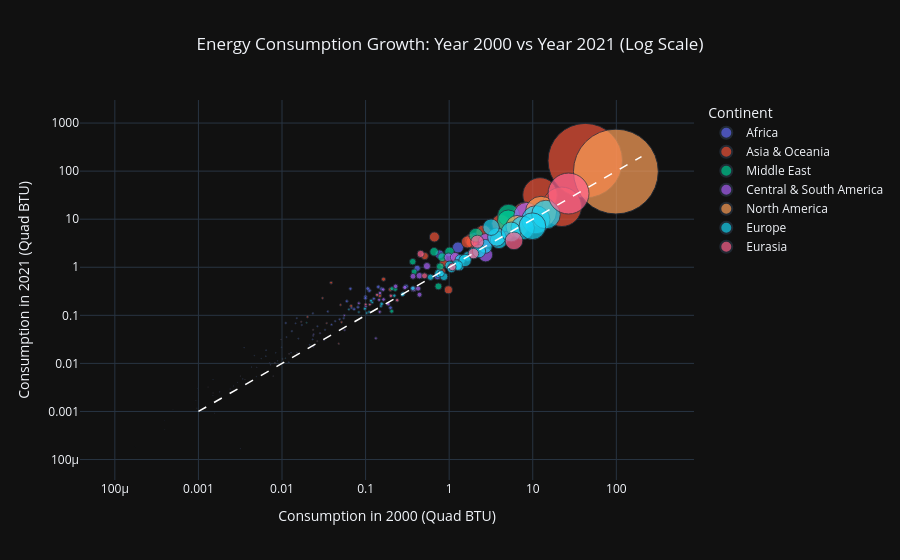

Notebook code cell kept with this figure:
### Code cell
df['Total_Consumption'] = df[years].sum(axis=1)
df_filtered = df[(df['2000'] > 0) & (df['2021'] > 0)]
fig_scatter = px.scatter(df_filtered, 
                         x='2000', 
                         y='2021',
                         size='Total_Consumption', 
                         color='Continent',
                         hover_name='Country',
                         log_x=True, 
                         log_y=True,
                         title='Energy Consumption Growth: Year 2000 vs Year 2021 (Log Scale)',
                         labels={'2000': 'Consumption in 2000 (Quad BTU)', 
                                 '2021': 'Consumption in 2021 (Quad BTU)'},
                         size_max=60,
                         template='plotly_dark')
fig_scatter.add_shape(type="line",
                      x0=0.001, y0=0.001, x1=200, y1=200,
                      line=dict(color="White", width=1.5, dash="dash"))

fig_scatter.update_layout(title_x=0.5)
fig_scatter.show()

### Figure 1 — Plotly figure (JSON) as saved in the notebook; plotly's stock layout.template omitted (floating-point values rounded to 4 significant figures)
{"data": [{"hovertemplate": "<b>%{hovertext}</b><br><br>Continent=Africa<br>Consumption in 2000 (Quad BTU)=%{x}<br>Consumption in 2021 (Quad BTU)=%{y}<br>Total_Consumption=%{marker.size}<extra></extra>", "hovertext": ["Algeria", "Angola", "Benin", "Botswana", "Burkina Faso", "Burundi", "Cabo Verde", "Cameroon", "Central African Republic", "Chad", "Comoros", "Congo-Brazzaville", "Congo-Kinshasa", "Côte d’Ivoire", "Djibouti", "Egypt", "Equatorial Guinea", "Eritrea", "Eswatini", "Ethiopia", "Gabon", "Gambia, The", "Ghana", "Guinea", "Guinea-Bissau", "Kenya", "Lesotho", "Liberia", "Libya", "Madagascar", "Malawi", "Mali", "Mauritania", "Mauritius", "Morocco", "Mozambique", "Namibia", "Niger", "Nigeria", "Rwanda", "Saint Helena", "Sao Tome and Principe", "Senegal", "Seychelles", "Sierra Leone", "Somalia", "South Africa", "Sudan", "Tanzania", "Togo", "Tunisia", "Uganda", "Western Sahara", "Zambia", "Zimbabwe"], "legendgroup": "Africa", "marker": {"color": "#636efa", "size": [64.75, 7.404, 1.66, 2.022, 0.9889, 0.2456, 0.2778, 4.022, 0.1899, 0.2993, 0.07358, 1.478, 4.372, 4.977, 0.6406, 99.88, 1.923, 0.2903, 0.7033, 5.006, 2.009, 0.1982, 6.788, 1.234, 0.1636, 7.666, 0.3459, 0.5758, 25.55, 1.323, 0.9669, 1.155, 1.291, 2.103, 21.05, 5.216, 1.706, 0.7641, 40.88, 0.5155, 0.004458, 0.05638, 3.105, 0.442, 0.5009, 0.518, 192.7, 7.072, 3.97, 0.8077, 11.63, 1.994, 0.137, 5.595, 7.242], "sizemode": "area", "sizeref": 1.064, "symbol": "circle"}, "mode": "markers", "name": "Africa", "orientation": "v", "showlegend": true, "type": "scatter", "x": [1.274, 0.1107, 0.02342, 0.04896, 0.01453, 0.005638, 0.004662, 0.08113, 0.004935, 0.003522, 0.001496, 0.01313, 0.07278, 0.1254, 0.01206, 2.006, 0.0111, 0.008869, 0.02139, 0.06587, 0.03916, 0.004318, 0.142, 0.02655, 0.003401, 0.1557, 0.008426, 0.006452, 0.7266, 0.03271, 0.02323, 0.01502, 0.01722, 0.05483, 0.4142, 0.09983, 0.04327, 0.01132, 0.766, 0.009899, 0.0001755, 0.0009966, 0.06793, 0.01283, 0.006402, 0.01012, 4.608, 0.1061, 0.05967, 0.0157, 0.3039, 0.03532, 0.003647, 0.09961, 0.1987], "xaxis": "x", "y": [2.581, 0.3286, 0.1102, 0.08289, 0.06823, 0.01259, 0.01454, 0.1479, 0.005328, 0.02117, 0.00458, 0.04676, 0.1344, 0.2223, 0.01051, 3.808, 0.06915, 0.0113, 0.02433, 0.3577, 0.06398, 0.008389, 0.3902, 0.05917, 0.004763, 0.3532, 0.0166, 0.01887, 0.6497, 0.05009, 0.03156, 0.08734, 0.06281, 0.08742, 0.9485, 0.2453, 0.07553, 0.03531, 1.855, 0.02165, 0.0001848, 0.00252, 0.1443, 0.01669, 0.01415, 0.01266, 5.422, 0.361, 0.1969, 0.03291, 0.3985, 0.12, 0.00374, 0.2272, 0.1438], "yaxis": "y"}, {"hovertemplate": "<b>%{hovertext}</b><br><br>Continent=Asia & Oceania<br>Consumption in 2000 (Quad BTU)=%{x}<br>Consumption in 2021 (Quad BTU)=%{y}<br>Total_Consumption=%{marker.size}<extra></extra>", "hovertext": ["Afghanistan", "American Samoa", "Australia", "Bangladesh", "Bhutan", "Brunei", "Burma", "Cambodia", "China", "Cook Islands", "Fiji", "French Polynesia", "Guam", "Hong Kong", "India", "Indonesia", "Japan", "Kiribati", "Laos", "Macau", "Malaysia", "Maldives", "Micronesia", "Mongolia", "Nauru", "Nepal", "New Caledonia", "New Zealand", "Niue", "North Korea", "Pakistan", "Papua New Guinea", "Philippines", "Samoa", "Singapore", "Solomon Islands", "South Korea", "Sri Lanka", "Taiwan", "Thailand", "Tonga", "Vanuatu", "Vietnam"], "legendgroup": "Asia & Oceania", "marker": {"color": "#EF553B", "size": [2.532, 0.2967, 198.1, 28.28, 1.265, 4.52, 9.376, 2.414, 2953.0, 0.04073, 0.9276, 0.5677, 1.541, 35.5, 632.3, 176.5, 827.3, 0.02478, 4.332, 1.119, 83.83, 0.4517, 0.04671, 7.519, 0.0624, 2.527, 1.663, 31.85, 0.003029, 34.2, 81.26, 2.492, 44.42, 0.1335, 78.95, 0.1472, 319.2, 8.297, 135.6, 121.9, 0.06527, 0.07318, 54.12], "sizemode": "area", "sizeref": 1.064, "symbol": "circle"}, "mode": "markers", "name": "Asia & Oceania", "orientation": "v", "showlegend": true, "type": "scatter", "x": [0.02018, 0.007837, 4.798, 0.5105, 0.01697, 0.0671, 0.164, 0.03058, 42.47, 0.0009344, 0.02644, 0.01216, 0.04771, 0.8596, 12.21, 4.151, 22.27, 0.0004962, 0.03867, 0.02355, 1.818, 0.009765, 0.001795, 0.148, 0.001562, 0.0502, 0.03422, 0.8108, 9.69e-05, 0.9797, 1.879, 0.05164, 1.132, 0.003172, 1.654, 0.003604, 8.096, 0.198, 3.602, 2.57, 0.001495, 0.001303, 0.6658], "xaxis": "x", "y": [0.09259, 0.005446, 5.923, 1.712, 0.07371, 0.1569, 0.5626, 0.2284, 165.2, 0.001682, 0.0291, 0.01581, 0.02571, 1.231, 31.96, 8.142, 18.13, 0.001076, 0.4775, 0.05014, 3.675, 0.03144, 0.002466, 0.256, 0.0009241, 0.1648, 0.06874, 0.8258, 0.0001076, 0.3398, 3.35, 0.07209, 1.606, 0.005451, 3.359, 0.00457, 12.71, 0.3455, 3.927, 5.243, 0.002424, 0.003221, 4.265], "yaxis": "y"}, {"hovertemplate": "<b>%{hovertext}</b><br><br>Continent=Middle East<br>Consumption in 2000 (Quad BTU)=%{x}<br>Consumption in 2021 (Quad BTU)=%{y}<br>Total_Consumption=%{marker.size}<extra></extra>", "hovertext": ["Bahrain", "Iran", "Iraq", "Israel", "Jordan", "Kuwait", "Lebanon", "Oman", "Palestinian Territories", "Qatar", "Saudi Arabia", "Syria", "United Arab Emirates", "Yemen"], "legendgroup": "Middle East", "marker": {"color": "#00cc96", "size": [18.2, 258.4, 49.04, 30.2, 9.972, 40.25, 8.824, 22.59, 1.123, 39.48, 258.8, 25.57, 103.3, 8.046], "sizemode": "area", "sizeref": 1.064, "symbol": "circle"}, "mode": "markers", "name": "Middle East", "orientation": "v", "showlegend": true, "type": "scatter", "x": [0.3817, 5.145, 1.009, 0.7791, 0.2264, 0.8245, 0.2068, 0.3665, 0.01967, 0.6609, 5.101, 0.7431, 2.09, 0.2052], "xaxis": "x", "y": [0.8044, 12.05, 2.088, 1.031, 0.3493, 1.621, 0.3594, 1.307, 0.07005, 2.1, 9.176, 0.4007, 4.645, 0.1215], "yaxis": "y"}, {"hovertemplate": "<b>%{hovertext}</b><br><br>Continent=Central & South America<br>Consumption in 2000 (Quad BTU)=%{x}<br>Consumption in 2021 (Quad BTU)=%{y}<br>Total_Consumption=%{marker.size}<extra></extra>", "hovertext": ["Antarctica", "Antigua and Barbuda", "Argentina", "Aruba", "Barbados", "Belize", "Bolivia", "Brazil", "British Virgin Islands", "Cayman Islands", "Chile", "Colombia", "Costa Rica", "Cuba", "Dominica", "Dominican Republic", "Ecuador", "El Salvador", "Falkland Islands", "Grenada", "Guatemala", "Guyana", "Haiti", "Honduras", "Jamaica", "Martinique", "Montserrat", "Netherlands Antilles", "Nicaragua", "Panama", "Paraguay", "Peru", "Puerto Rico", "Saint Kitts and Nevis", "Saint Lucia", "Saint Vincent/Grenadines", "Suriname", "The Bahamas", "Trinidad and Tobago", "Turks and Caicos Islands", "U.S. Virgin Islands", "Uruguay", "Venezuela"], "legendgroup": "Central & South America", "marker": {"color": "#ab63fa", "size": [0.08537, 0.3227, 115.5, 0.5132, 0.8908, 0.321, 7.212, 351.3, 0.06127, 0.2539, 40.62, 50.32, 5.755, 17.55, 0.07414, 9.61, 17.96, 4.001, 0.01853, 0.1166, 6.901, 0.936, 1.127, 4.076, 5.132, 0.8261, 0.0206, 7.486, 2.524, 10.64, 13.81, 27.26, 13.0, 0.09371, 0.1829, 0.1006, 1.445, 1.914, 22.29, 0.05338, 3.25, 6.838, 105.1], "sizemode": "area", "sizeref": 1.064, "symbol": "circle"}, "mode": "markers", "name": "Central & South America", "orientation": "v", "showlegend": true, "type": "scatter", "x": [0.003172, 0.007289, 2.753, 0.01507, 0.02377, 0.008235, 0.1487, 8.476, 0.001493, 0.007107, 0.983, 1.181, 0.1453, 0.3745, 0.001806, 0.2942, 0.3691, 0.1003, 0.0003949, 0.002944, 0.1625, 0.02365, 0.02385, 0.08307, 0.1474, 0.0321, 0.0003969, 0.1867, 0.05561, 0.2288, 0.4255, 0.5419, 0.4415, 0.002632, 0.004999, 0.002392, 0.02854, 0.05617, 0.4401, 0.0009864, 0.1328, 0.164, 2.732], "xaxis": "x", "y": [0.0001671, 0.009373, 3.545, 0.01676, 0.02209, 0.01015, 0.2911, 12.09, 0.002159, 0.01027, 1.608, 1.619, 0.2103, 0.3545, 0.002607, 0.3789, 0.6478, 0.1525, 0.0006381, 0.004011, 0.3432, 0.03758, 0.04027, 0.1784, 0.1181, 0.03067, 0.0004177, 0.1713, 0.0997, 0.4019, 0.361, 1.058, 0.2686, 0.003397, 0.008337, 0.002936, 0.04243, 0.04934, 0.668, 0.003021, 0.03346, 0.2141, 1.813], "yaxis": "y"}, {"hovertemplate": "<b>%{hovertext}</b><br><br>Continent=North America<br>Consumption in 2000 (Quad BTU)=%{x}<br>Consumption in 2021 (Quad BTU)=%{y}<br>Total_Consumption=%{marker.size}<extra></extra>", "hovertext": ["Bermuda", "Canada", "Greenland", "Mexico", "Saint Pierre and Miquelon", "United States"], "legendgroup": "North America", "marker": {"color": "#FFA15A", "size": [0.3753, 521.8, 0.3971, 261.3, 0.06909, 3830.0], "sizemode": "area", "sizeref": 1.064, "symbol": "circle"}, "mode": "markers", "name": "North America", "orientation": "v", "showlegend": true, "type": "scatter", "x": [0.008232, 12.56, 0.01016, 6.488, 0.0009601, 98.7], "xaxis": "x", "y": [0.01019, 14.17, 0.0122, 7.049, 0.001176, 97.91], "yaxis": "y"}, {"hovertemplate": "<b>%{hovertext}</b><br><br>Continent=Europe<br>Consumption in 2000 (Quad BTU)=%{x}<br>Consumption in 2021 (Quad BTU)=%{y}<br>Total_Consumption=%{marker.size}<extra></extra>", "hovertext": ["Albania", "Austria", "Belgium", "Bosnia and Herzegovina", "Bulgaria", "Croatia", "Cyprus", "Czechia", "Denmark", "Estonia", "Faroe Islands", "Finland", "France", "Germany", "Gibraltar", "Greece", "Hungary", "Iceland", "Ireland", "Italy", "Latvia", "Lithuania", "Luxembourg", "Malta", "Netherlands", "North Macedonia", "Norway", "Poland", "Portugal", "Romania", "Slovakia", "Slovenia", "Spain", "Sweden", "Switzerland", "Turkiye", "United Kingdom"], "legendgroup": "Europe", "marker": {"color": "#19d3f3", "size": [5.04, 55.6, 103.4, 6.237, 39.83, 11.0, 3.859, 50.26, 33.56, 2.757, 0.3984, 49.0, 422.0, 437.3, 4.334, 47.38, 45.27, 5.443, 21.33, 292.7, 5.076, 9.594, 6.857, 2.645, 156.3, 3.205, 74.82, 177.8, 37.09, 81.87, 22.62, 8.506, 210.3, 92.61, 50.32, 143.9, 381.1], "sizemode": "area", "sizeref": 1.064, "symbol": "circle"}, "mode": "markers", "name": "Europe", "orientation": "v", "showlegend": true, "type": "scatter", "x": [0.09804, 1.358, 2.703, 0.2207, 0.7561, 0.368, 0.1101, 1.669, 0.8656, 0.08319, 0.01096, 1.236, 10.89, 14.39, 0.1198, 1.327, 1.011, 0.1162, 0.5983, 7.575, 0.1527, 0.2811, 0.1556, 0.06317, 3.936, 0.1032, 1.985, 3.707, 1.064, 1.548, 0.8008, 0.2768, 5.51, 2.273, 1.261, 3.174, 9.905], "xaxis": "x", "y": [0.1373, 1.441, 2.714, 0.2569, 0.7441, 0.366, 0.1172, 1.684, 0.6388, 0.1171, 0.01281, 1.155, 9.733, 12.5, 0.1857, 1.06, 1.083, 0.2017, 0.6215, 6.57, 0.1571, 0.2801, 0.173, 0.1336, 3.687, 0.1115, 1.989, 4.249, 0.937, 1.385, 0.7436, 0.2711, 5.43, 2.16, 1.087, 6.813, 7.135], "yaxis": "y"}, {"hovertemplate": "<b>%{hovertext}</b><br><br>Continent=Eurasia<br>Consumption in 2000 (Quad BTU)=%{x}<br>Consumption in 2021 (Quad BTU)=%{y}<br>Total_Consumption=%{marker.size}<extra></extra>", "hovertext": ["Armenia", "Azerbaijan", "Belarus", "Georgia", "Kazakhstan", "Kyrgyzstan", "Moldova", "Russia", "Tajikistan", "Turkmenistan", "Ukraine", "Uzbekistan"], "legendgroup": "Eurasia", "marker": {"color": "#FF6692", "size": [4.1, 18.64, 31.84, 5.709, 90.26, 6.744, 4.031, 894.4, 6.797, 28.14, 167.6, 58.9], "sizemode": "area", "sizeref": 1.064, "symbol": "circle"}, "mode": "markers", "name": "Eurasia", "orientation": "v", "showlegend": true, "type": "scatter", "x": [0.1002, 0.5074, 1.091, 0.1371, 2.17, 0.2387, 0.1124, 26.78, 0.2007, 0.4561, 5.962, 1.95], "xaxis": "x", "y": [0.1684, 0.6634, 1.016, 0.2672, 3.41, 0.2066, 0.1672, 34.21, 0.2553, 1.895, 3.544, 1.925], "yaxis": "y"}], "layout": {"legend": {"itemsizing": "constant", "title": {"text": "Continent"}, "tracegroupgap": 0}, "shapes": [{"line": {"color": "White", "dash": "dash", "width": 1.5}, "type": "line", "x0": 0.001, "x1": 200, "y0": 0.001, "y1": 200}], "title": {"text": "Energy Consumption Growth: Year 2000 vs Year 2021 (Log Scale)", "x": 0.5}, "xaxis": {"anchor": "y", "domain": [0, 1], "title": {"text": "Consumption in 2000 (Quad BTU)"}, "type": "log"}, "yaxis": {"anchor": "x", "domain": [0, 1], "title": {"text": "Consumption in 2021 (Quad BTU)"}, "type": "log"}}}
